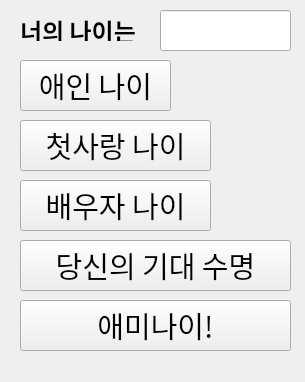
<?xml version="1.0" encoding="UTF-8"?>
<ui version="4.0">
 <class>MainWindow</class>
 <widget class="QMainWindow" name="MainWindow">
  <property name="geometry">
   <rect>
    <x>0</x>
    <y>0</y>
    <width>305</width>
    <height>382</height>
   </rect>
  </property>
  <property name="windowTitle">
   <string>MainWindow</string>
  </property>
  <widget class="QWidget" name="centralwidget">
   <widget class="QLineEdit" name="ageEdit">
    <property name="geometry">
     <rect>
      <x>160</x>
      <y>10</y>
      <width>131</width>
      <height>41</height>
     </rect>
    </property>
   </widget>
   <widget class="QLabel" name="name">
    <property name="geometry">
     <rect>
      <x>20</x>
      <y>20</y>
      <width>151</width>
      <height>21</height>
     </rect>
    </property>
    <property name="font">
     <font>
      <family>Cascadia Mono PL SemiBold</family>
      <pointsize>18</pointsize>
      <bold>true</bold>
     </font>
    </property>
    <property name="text">
     <string>너의 나이는 </string>
    </property>
   </widget>
   <widget class="QPushButton" name="pushButton">
    <property name="geometry">
     <rect>
      <x>20</x>
      <y>60</y>
      <width>151</width>
      <height>51</height>
     </rect>
    </property>
    <property name="font">
     <font>
      <family>궁서체</family>
      <pointsize>22</pointsize>
     </font>
    </property>
    <property name="text">
     <string>애인 나이</string>
    </property>
   </widget>
   <widget class="QPushButton" name="pushButton_2">
    <property name="geometry">
     <rect>
      <x>20</x>
      <y>180</y>
      <width>191</width>
      <height>51</height>
     </rect>
    </property>
    <property name="font">
     <font>
      <family>궁서체</family>
      <pointsize>22</pointsize>
     </font>
    </property>
    <property name="text">
     <string>배우자 나이</string>
    </property>
   </widget>
   <widget class="QPushButton" name="pushButton_3">
    <property name="geometry">
     <rect>
      <x>20</x>
      <y>120</y>
      <width>191</width>
      <height>51</height>
     </rect>
    </property>
    <property name="font">
     <font>
      <family>궁서체</family>
      <pointsize>22</pointsize>
     </font>
    </property>
    <property name="text">
     <string>첫사랑 나이</string>
    </property>
   </widget>
   <widget class="QPushButton" name="pushButton_4">
    <property name="geometry">
     <rect>
      <x>20</x>
      <y>240</y>
      <width>271</width>
      <height>51</height>
     </rect>
    </property>
    <property name="font">
     <font>
      <family>궁서체</family>
      <pointsize>22</pointsize>
     </font>
    </property>
    <property name="text">
     <string>당신의 기대 수명</string>
    </property>
   </widget>
   <widget class="QPushButton" name="pushButton_5">
    <property name="geometry">
     <rect>
      <x>20</x>
      <y>300</y>
      <width>271</width>
      <height>51</height>
     </rect>
    </property>
    <property name="font">
     <font>
      <family>궁서체</family>
      <pointsize>22</pointsize>
     </font>
    </property>
    <property name="text">
     <string>애미나이!</string>
    </property>
   </widget>
  </widget>
  <widget class="QMenuBar" name="menubar">
   <property name="geometry">
    <rect>
     <x>0</x>
     <y>0</y>
     <width>305</width>
     <height>22</height>
    </rect>
   </property>
  </widget>
 </widget>
 <resources/>
 <connections>
  <connection>
   <sender>pushButton</sender>
   <signal>clicked()</signal>
   <receiver>MainWindow</receiver>
   <slot>age_gf()</slot>
   <hints>
    <hint type="sourcelabel">
     <x>43</x>
     <y>139</y>
    </hint>
    <hint type="destinationlabel">
     <x>9</x>
     <y>136</y>
    </hint>
   </hints>
  </connection>
  <connection>
   <sender>pushButton_2</sender>
   <signal>clicked()</signal>
   <receiver>MainWindow</receiver>
   <slot>age_wife()</slot>
   <hints>
    <hint type="sourcelabel">
     <x>366</x>
     <y>142</y>
    </hint>
    <hint type="destinationlabel">
     <x>394</x>
     <y>149</y>
    </hint>
   </hints>
  </connection>
  <connection>
   <sender>pushButton_3</sender>
   <signal>clicked()</signal>
   <receiver>MainWindow</receiver>
   <slot>age_firstLove()</slot>
   <hints>
    <hint type="sourcelabel">
     <x>188</x>
     <y>200</y>
    </hint>
    <hint type="destinationlabel">
     <x>247</x>
     <y>188</y>
    </hint>
   </hints>
  </connection>
  <connection>
   <sender>pushButton_4</sender>
   <signal>clicked()</signal>
   <receiver>MainWindow</receiver>
   <slot>age_expected()</slot>
   <hints>
    <hint type="sourcelabel">
     <x>256</x>
     <y>258</y>
    </hint>
    <hint type="destinationlabel">
     <x>333</x>
     <y>258</y>
    </hint>
   </hints>
  </connection>
  <connection>
   <sender>pushButton_5</sender>
   <signal>clicked()</signal>
   <receiver>MainWindow</receiver>
   <slot>print_aminie()</slot>
   <hints>
    <hint type="sourcelabel">
     <x>272</x>
     <y>321</y>
    </hint>
    <hint type="destinationlabel">
     <x>332</x>
     <y>323</y>
    </hint>
   </hints>
  </connection>
  <connection>
   <sender>ageEdit</sender>
   <signal>textEdited(QString)</signal>
   <receiver>MainWindow</receiver>
   <slot>set_age()</slot>
   <hints>
    <hint type="sourcelabel">
     <x>268</x>
     <y>49</y>
    </hint>
    <hint type="destinationlabel">
     <x>344</x>
     <y>50</y>
    </hint>
   </hints>
  </connection>
 </connections>
 <slots>
  <slot>set_name()</slot>
  <slot>print_hi()</slot>
  <slot>print_bye()</slot>
  <slot>age_gf()</slot>
  <slot>age_wife()</slot>
  <slot>age_firstLove()</slot>
  <slot>age_expected()</slot>
  <slot>print_aminie()</slot>
  <slot>set_age()</slot>
 </slots>
</ui>
